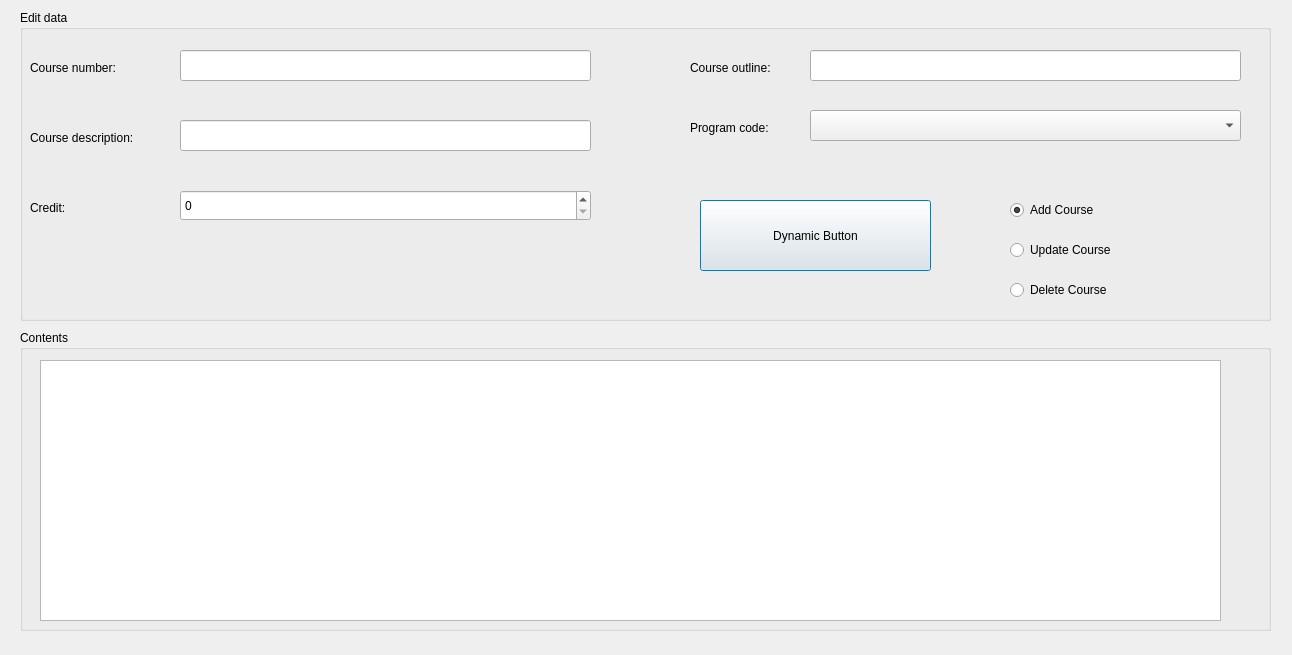
<?xml version="1.0" encoding="UTF-8"?>
<ui version="4.0">
 <class>dialogCourse</class>
 <widget class="QDialog" name="dialogCourse">
  <property name="geometry">
   <rect>
    <x>0</x>
    <y>0</y>
    <width>1292</width>
    <height>655</height>
   </rect>
  </property>
  <property name="windowTitle">
   <string>Dialog</string>
  </property>
  <widget class="QGroupBox" name="gbCourseContent">
   <property name="geometry">
    <rect>
     <x>20</x>
     <y>330</y>
     <width>1251</width>
     <height>301</height>
    </rect>
   </property>
   <property name="title">
    <string>Contents</string>
   </property>
   <widget class="QTableView" name="tvCourse">
    <property name="geometry">
     <rect>
      <x>20</x>
      <y>30</y>
      <width>1181</width>
      <height>261</height>
     </rect>
    </property>
   </widget>
  </widget>
  <widget class="QGroupBox" name="gbEditDataCourse">
   <property name="geometry">
    <rect>
     <x>20</x>
     <y>10</y>
     <width>1251</width>
     <height>311</height>
    </rect>
   </property>
   <property name="title">
    <string>Edit data</string>
   </property>
   <widget class="QLineEdit" name="txtCourseNumber">
    <property name="geometry">
     <rect>
      <x>160</x>
      <y>40</y>
      <width>411</width>
      <height>31</height>
     </rect>
    </property>
   </widget>
   <widget class="QLabel" name="labelCourseCode">
    <property name="geometry">
     <rect>
      <x>10</x>
      <y>50</y>
      <width>101</width>
      <height>16</height>
     </rect>
    </property>
    <property name="text">
     <string>Course number:</string>
    </property>
   </widget>
   <widget class="QLabel" name="labelCourseDesc">
    <property name="geometry">
     <rect>
      <x>10</x>
      <y>120</y>
      <width>141</width>
      <height>16</height>
     </rect>
    </property>
    <property name="text">
     <string>Course description:</string>
    </property>
    <property name="textFormat">
     <enum>Qt::AutoText</enum>
    </property>
   </widget>
   <widget class="QLineEdit" name="txtCourseDesc">
    <property name="geometry">
     <rect>
      <x>160</x>
      <y>110</y>
      <width>411</width>
      <height>31</height>
     </rect>
    </property>
   </widget>
   <widget class="QLabel" name="labelCourseCredit">
    <property name="geometry">
     <rect>
      <x>10</x>
      <y>190</y>
      <width>71</width>
      <height>16</height>
     </rect>
    </property>
    <property name="text">
     <string>Credit:</string>
    </property>
   </widget>
   <widget class="QLabel" name="labelCourseOutline">
    <property name="geometry">
     <rect>
      <x>670</x>
      <y>50</y>
      <width>131</width>
      <height>16</height>
     </rect>
    </property>
    <property name="text">
     <string>Course outline:</string>
    </property>
   </widget>
   <widget class="QSpinBox" name="spbCourseCredit">
    <property name="geometry">
     <rect>
      <x>160</x>
      <y>180</y>
      <width>411</width>
      <height>31</height>
     </rect>
    </property>
    <property name="maximum">
     <number>10</number>
    </property>
   </widget>
   <widget class="QLabel" name="label">
    <property name="geometry">
     <rect>
      <x>670</x>
      <y>110</y>
      <width>101</width>
      <height>16</height>
     </rect>
    </property>
    <property name="text">
     <string>Program code:</string>
    </property>
    <property name="textFormat">
     <enum>Qt::PlainText</enum>
    </property>
   </widget>
   <widget class="QComboBox" name="cbCourseAcaProgram">
    <property name="geometry">
     <rect>
      <x>790</x>
      <y>100</y>
      <width>431</width>
      <height>31</height>
     </rect>
    </property>
   </widget>
   <widget class="QWidget" name="widget_4" native="true">
    <property name="geometry">
     <rect>
      <x>970</x>
      <y>170</y>
      <width>211</width>
      <height>131</height>
     </rect>
    </property>
    <property name="font">
     <font>
      <pointsize>9</pointsize>
     </font>
    </property>
    <widget class="QRadioButton" name="rdbtnAddCourse">
     <property name="geometry">
      <rect>
       <x>20</x>
       <y>20</y>
       <width>141</width>
       <height>20</height>
      </rect>
     </property>
     <property name="text">
      <string>Add Course</string>
     </property>
     <property name="checked">
      <bool>true</bool>
     </property>
    </widget>
    <widget class="QRadioButton" name="rdbtnUpdateCourse">
     <property name="geometry">
      <rect>
       <x>20</x>
       <y>60</y>
       <width>151</width>
       <height>20</height>
      </rect>
     </property>
     <property name="text">
      <string>Update Course</string>
     </property>
    </widget>
    <widget class="QRadioButton" name="rdbtnDeleteCourse">
     <property name="geometry">
      <rect>
       <x>20</x>
       <y>100</y>
       <width>151</width>
       <height>20</height>
      </rect>
     </property>
     <property name="text">
      <string>Delete Course</string>
     </property>
    </widget>
   </widget>
   <widget class="QPushButton" name="pushBtnCourse">
    <property name="geometry">
     <rect>
      <x>680</x>
      <y>190</y>
      <width>231</width>
      <height>71</height>
     </rect>
    </property>
    <property name="font">
     <font>
      <pointsize>9</pointsize>
     </font>
    </property>
    <property name="text">
     <string>Dynamic Button</string>
    </property>
   </widget>
   <widget class="QLineEdit" name="txtCourseOutline">
    <property name="geometry">
     <rect>
      <x>790</x>
      <y>40</y>
      <width>431</width>
      <height>31</height>
     </rect>
    </property>
   </widget>
  </widget>
 </widget>
 <resources/>
 <connections/>
</ui>
